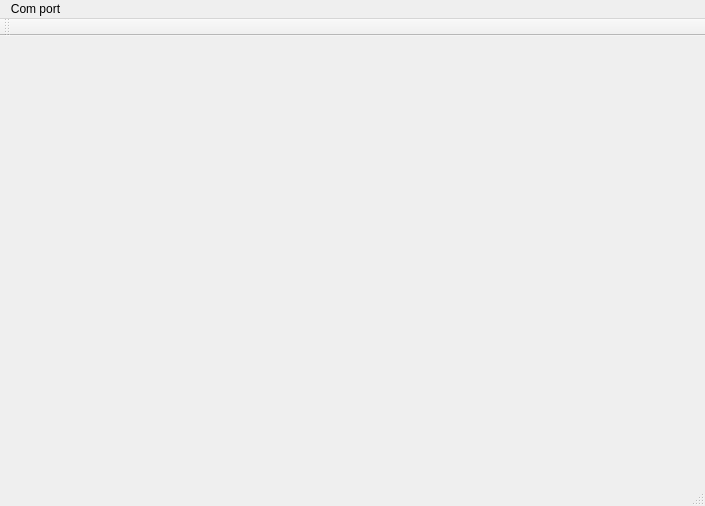
<?xml version="1.0" encoding="UTF-8"?>
<ui version="4.0">
 <class>MainWindow</class>
 <widget class="QMainWindow" name="MainWindow">
  <property name="geometry">
   <rect>
    <x>0</x>
    <y>0</y>
    <width>705</width>
    <height>506</height>
   </rect>
  </property>
  <property name="windowTitle">
   <string>MainWindow</string>
  </property>
  <widget class="QWidget" name="centralWidget"/>
  <widget class="QMenuBar" name="menuBar">
   <property name="geometry">
    <rect>
     <x>0</x>
     <y>0</y>
     <width>705</width>
     <height>22</height>
    </rect>
   </property>
   <widget class="QMenu" name="menuCom_port">
    <property name="title">
     <string>Com port</string>
    </property>
    <addaction name="actionConnect"/>
    <addaction name="actionDisconnect"/>
    <addaction name="actionSettings"/>
   </widget>
   <addaction name="menuCom_port"/>
  </widget>
  <widget class="QToolBar" name="mainToolBar">
   <attribute name="toolBarArea">
    <enum>TopToolBarArea</enum>
   </attribute>
   <attribute name="toolBarBreak">
    <bool>false</bool>
   </attribute>
  </widget>
  <widget class="QStatusBar" name="statusBar"/>
  <action name="actionConnect">
   <property name="text">
    <string>Connect</string>
   </property>
  </action>
  <action name="actionDisconnect">
   <property name="text">
    <string>Disconnect</string>
   </property>
  </action>
  <action name="actionSettings">
   <property name="text">
    <string>Settings</string>
   </property>
  </action>
 </widget>
 <layoutdefault spacing="6" margin="11"/>
 <resources/>
 <connections/>
</ui>
